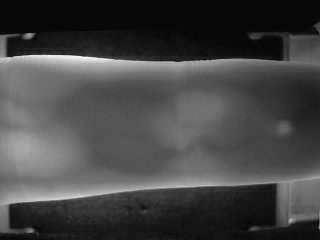
#> input picture ROI_InProgress/1001.bmp, 320 x 240 px
$ python stageone_learning.py
#> lines starting #> are read from the running program, lines starting #| are printed output that depends on the picture; after the words box and inside, x2 and y2 are one past the last pixel; in counts of white or black regions, pixels touching at a corner belong together
import cv2
from array import array
import numpy as np
import os,sys
from multiprocessing import Pool

# [11 lines of commented-out code are left out]


img = cv2.imread('1001.bmp')
#> img is the input picture: shape (240, 320, 3); min 3, max 246, mean 69.1
retval , threshold = cv2.threshold(img, 70,255,cv2.THRESH_BINARY) #Anything above 70 will be white
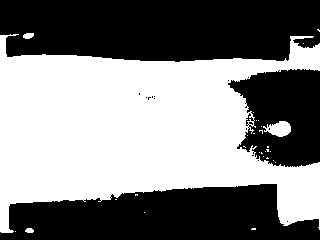
#> threshold: shape (240, 320, 3); 50.8% white; 16 black regions (13 under 20 px), largest, box (x1, y1, x2, y2) and area: (0, 0, 320, 62) 18004, (0, 184, 320, 240) 13228, (228, 69, 320, 167) 6519

# [7 lines of commented-out code are left out]

a = array("i") #To create an empty array ready to take integer values .
b = array("i")
for x in range (0,240): #This is how you do For Loop In Python
		sum = np.sum(threshold[x,:]) # This will give us the sum of all pixel values row after row
		if (sum == 244800): # This is the best part . 255*3 For Pixel and 255*3*320 coz 320 columns are there
			a.append(x)     #Take Care of the Tabs , they will make a lot of difference to the output . This is Python
#> this loop made 240 passes
#> sum on passes 1 to 3: 0, 0, 0
		#b.append(sum)  #Just for verifying , not needed in the actual code.


#print(a)
#print(b)
firstwhite = a[0] #This is how you get the first element of the array
#> firstwhite = 62
lastwhite = a[-1] #This is for getting the last element of the array
#> lastwhite = 183

print(firstwhite) #Just to verify
#| 62
print(lastwhite)  #Same Obviously .
#| 183

cropped = img[firstwhite:lastwhite , :]		#Using the above values we crop the actual image .
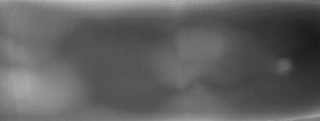
#> cropped: shape (121, 320, 3); min 24, max 197, mean 96
cv2.imshow('threshold',threshold)
cv2.imshow('img1',img) #This is the actual Image , Not needed to show in the actual Code
cv2.imshow('cropped',cropped) #This is the cropped Image .

cv2.waitKey(0) #This will wait for any key to be pressed
cv2.destroyAllWindows() #If pressed it will close all windows which are open

$ run again, with ROI_InProgress/test2.bmp copied over ROI_InProgress/1001.bmp
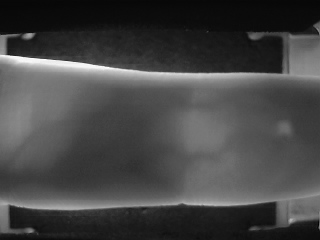
#> input picture ROI_InProgress/test2.bmp, 320 x 240 px
#> img is the input picture: shape (240, 320, 3); min 0, max 252, mean 69.6
#> `retval , threshold = cv2.threshold(img, 70,255,cv2.THRESH_BINARY)`:
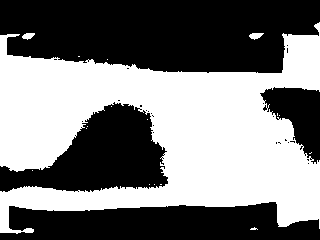
#> threshold: shape (240, 320, 3); 48.1% white; 17 white regions (14 under 20 px), largest, box (x1, y1, x2, y2) and area: (0, 22, 320, 234) 36745, (249, 33, 264, 40) 68, (22, 33, 35, 40) 61
#> the loop `for x in range (0,240):` made 240 passes
#> sum on passes 1 to 3: 0, 0, 0
#> firstwhite = 73
#> lastwhite = 201
#| 73
#| 201
#> `cropped = img[firstwhite:lastwhite , :]`:
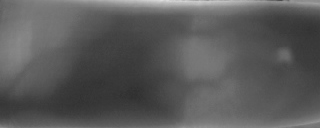
#> cropped: shape (128, 320, 3); min 47, max 222, mean 90
